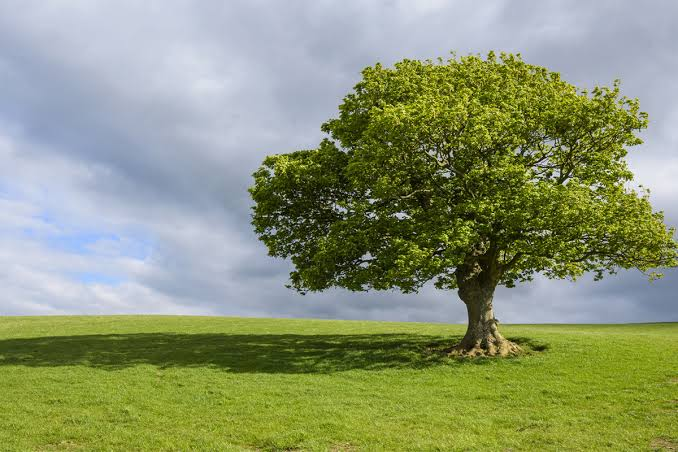
#> input picture image.jfif, 678 x 452 px
$ python -i image_filters.py   (imports and definitions only)
#> lines starting #> are read from the running program, lines starting #| are printed output that depends on the picture
#> further down, picture is the input picture: PIL image 678x452 RGB; mean R, G, B 140, 150.6, 116.2
from PIL import Image, ImageOps, ImageEnhance

def apply_black_and_white(image):
    return image.convert("L")

def apply_sepia(image, intensity=1):
    if image.mode != 'RGB':
        image = image.convert('RGB')
    width, height = image.size
    pixels = image.load()

    for py in range(height):
        for px in range(width):
            r, g, b = image.getpixel((px, py))

            tr = int((0.393 * r + 0.769 * g + 0.189 * b) * intensity)
            tg = int((0.349 * r + 0.686 * g + 0.168 * b) * intensity)
            tb = int((0.272 * r + 0.534 * g + 0.131 * b) * intensity)

            tr = min(255, max(0, tr))
            tg = min(255, max(0, tg))
            tb = min(255, max(0, tb))

            pixels[px, py] = (tr, tg, tb)

    return image


def apply_vintage(image):
    converter = ImageEnhance.Color(image)
    image = converter.enhance(0.7)
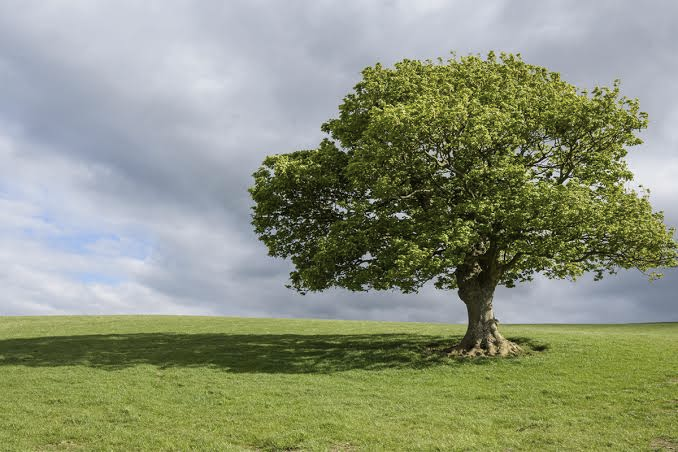
#> image: PIL image 678x452 RGB; mean R, G, B 140.7, 148.1, 123.9

    converter = ImageEnhance.Brightness(image)
    image = converter.enhance(1.3)
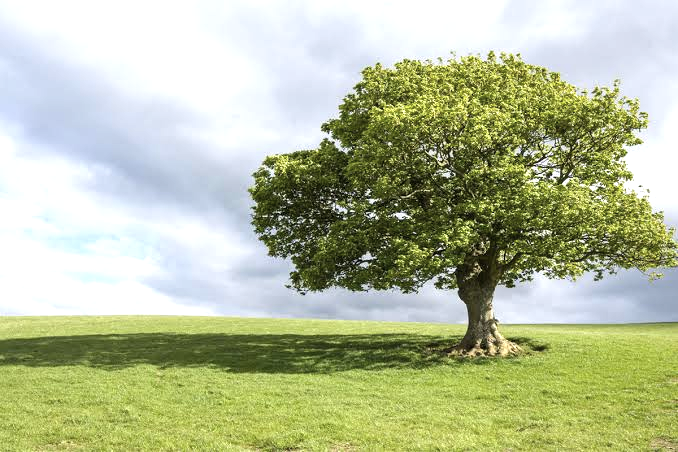
#> image: PIL image 678x452 RGB; mean R, G, B 181.3, 189.9, 155

    converter = ImageEnhance.Contrast(image)
    image = converter.enhance(1.5)
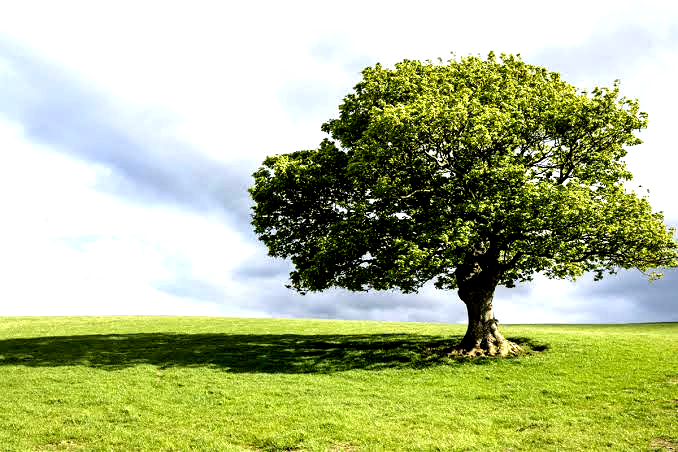
#> image: PIL image 678x452 RGB; mean R, G, B 175.3, 185.8, 137.5

    return image

>>> from PIL import Image
>>> picture = Image.open('image.jfif')
>>> result = apply_vintage(picture)
